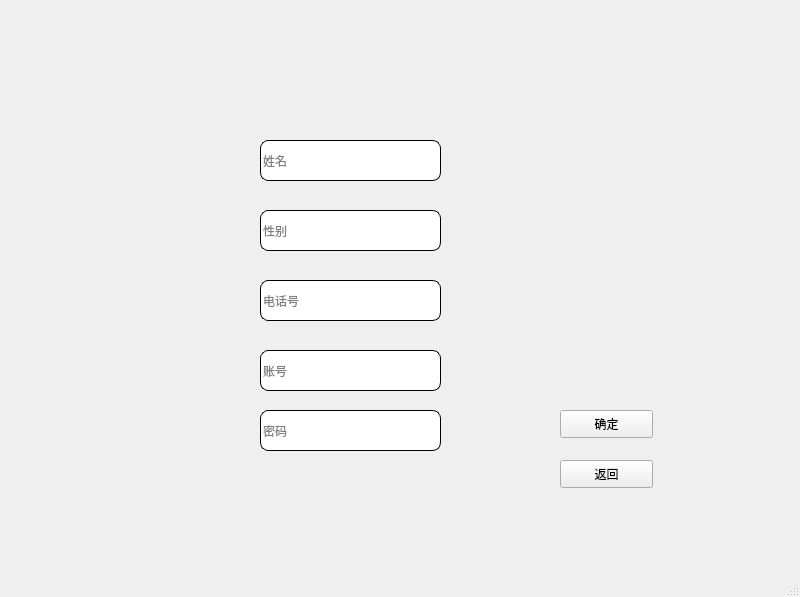
<?xml version="1.0" encoding="UTF-8"?>
<ui version="4.0">
 <class>MainWindow</class>
 <widget class="QMainWindow" name="MainWindow">
  <property name="geometry">
   <rect>
    <x>0</x>
    <y>0</y>
    <width>800</width>
    <height>597</height>
   </rect>
  </property>
  <property name="windowTitle">
   <string>MainWindow</string>
  </property>
  <widget class="QWidget" name="centralwidget">
   <widget class="QLabel" name="label">
    <property name="geometry">
     <rect>
      <x>270</x>
      <y>50</y>
      <width>151</width>
      <height>41</height>
     </rect>
    </property>
    <property name="text">
     <string/>
    </property>
   </widget>
   <widget class="QLineEdit" name="lineEdit">
    <property name="geometry">
     <rect>
      <x>260</x>
      <y>140</y>
      <width>181</width>
      <height>41</height>
     </rect>
    </property>
    <property name="styleSheet">
     <string notr="true">border:1px solid rgb(0,0,0);
border-radius:8px;</string>
    </property>
    <property name="placeholderText">
     <string>姓名</string>
    </property>
   </widget>
   <widget class="QLineEdit" name="lineEdit_2">
    <property name="geometry">
     <rect>
      <x>260</x>
      <y>210</y>
      <width>181</width>
      <height>41</height>
     </rect>
    </property>
    <property name="styleSheet">
     <string notr="true">border:1px solid rgb(0,0,0);
border-radius:8px;</string>
    </property>
    <property name="placeholderText">
     <string>性别</string>
    </property>
   </widget>
   <widget class="QLineEdit" name="lineEdit_3">
    <property name="geometry">
     <rect>
      <x>260</x>
      <y>280</y>
      <width>181</width>
      <height>41</height>
     </rect>
    </property>
    <property name="styleSheet">
     <string notr="true">border:1px solid rgb(0,0,0);
border-radius:8px;</string>
    </property>
    <property name="placeholderText">
     <string>电话号</string>
    </property>
   </widget>
   <widget class="QLineEdit" name="lineEdit_4">
    <property name="geometry">
     <rect>
      <x>260</x>
      <y>350</y>
      <width>181</width>
      <height>41</height>
     </rect>
    </property>
    <property name="styleSheet">
     <string notr="true">border:1px solid rgb(0,0,0);
border-radius:8px;</string>
    </property>
    <property name="placeholderText">
     <string>账号</string>
    </property>
   </widget>
   <widget class="QLineEdit" name="lineEdit_5">
    <property name="geometry">
     <rect>
      <x>260</x>
      <y>410</y>
      <width>181</width>
      <height>41</height>
     </rect>
    </property>
    <property name="styleSheet">
     <string notr="true">border:1px solid rgb(0,0,0);
border-radius:8px;</string>
    </property>
    <property name="placeholderText">
     <string>密码</string>
    </property>
   </widget>
   <widget class="QPushButton" name="pushButton">
    <property name="geometry">
     <rect>
      <x>560</x>
      <y>410</y>
      <width>93</width>
      <height>28</height>
     </rect>
    </property>
    <property name="text">
     <string>确定</string>
    </property>
   </widget>
   <widget class="QPushButton" name="pushButton_2">
    <property name="geometry">
     <rect>
      <x>560</x>
      <y>460</y>
      <width>93</width>
      <height>28</height>
     </rect>
    </property>
    <property name="text">
     <string>返回</string>
    </property>
   </widget>
  </widget>
  <widget class="QMenuBar" name="menubar">
   <property name="geometry">
    <rect>
     <x>0</x>
     <y>0</y>
     <width>800</width>
     <height>26</height>
    </rect>
   </property>
  </widget>
  <widget class="QStatusBar" name="statusbar"/>
 </widget>
 <resources/>
 <connections/>
</ui>
